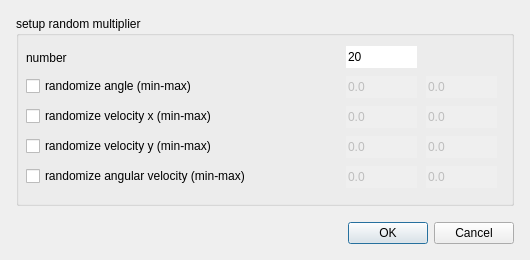
<?xml version="1.0" encoding="UTF-8"?>
<ui version="4.0">
 <class>MultiplyRandomDialog</class>
 <widget class="QDialog" name="MultiplyRandomDialog">
  <property name="geometry">
   <rect>
    <x>0</x>
    <y>0</y>
    <width>530</width>
    <height>260</height>
   </rect>
  </property>
  <property name="minimumSize">
   <size>
    <width>530</width>
    <height>260</height>
   </size>
  </property>
  <property name="windowTitle">
   <string>random multiplier</string>
  </property>
  <layout class="QGridLayout" name="gridLayout">
   <property name="leftMargin">
    <number>16</number>
   </property>
   <property name="topMargin">
    <number>16</number>
   </property>
   <property name="rightMargin">
    <number>16</number>
   </property>
   <property name="bottomMargin">
    <number>16</number>
   </property>
   <property name="spacing">
    <number>16</number>
   </property>
   <item row="0" column="0">
    <widget class="QGroupBox" name="groupBox">
     <property name="title">
      <string>setup random multiplier</string>
     </property>
     <widget class="QLabel" name="label">
      <property name="geometry">
       <rect>
        <x>10</x>
        <y>34</y>
        <width>201</width>
        <height>16</height>
       </rect>
      </property>
      <property name="text">
       <string>number</string>
      </property>
     </widget>
     <widget class="QLineEdit" name="numberEdit">
      <property name="geometry">
       <rect>
        <x>330</x>
        <y>30</y>
        <width>71</width>
        <height>22</height>
       </rect>
      </property>
      <property name="text">
       <string>20</string>
      </property>
      <property name="frame">
       <bool>false</bool>
      </property>
     </widget>
     <widget class="QLineEdit" name="minAngVelEdit">
      <property name="enabled">
       <bool>false</bool>
      </property>
      <property name="geometry">
       <rect>
        <x>330</x>
        <y>150</y>
        <width>71</width>
        <height>22</height>
       </rect>
      </property>
      <property name="text">
       <string>0.0</string>
      </property>
      <property name="frame">
       <bool>false</bool>
      </property>
     </widget>
     <widget class="QLineEdit" name="maxAngVelEdit">
      <property name="enabled">
       <bool>false</bool>
      </property>
      <property name="geometry">
       <rect>
        <x>410</x>
        <y>150</y>
        <width>71</width>
        <height>22</height>
       </rect>
      </property>
      <property name="text">
       <string>0.0</string>
      </property>
      <property name="frame">
       <bool>false</bool>
      </property>
     </widget>
     <widget class="QLineEdit" name="maxVelXEdit">
      <property name="enabled">
       <bool>false</bool>
      </property>
      <property name="geometry">
       <rect>
        <x>410</x>
        <y>90</y>
        <width>71</width>
        <height>22</height>
       </rect>
      </property>
      <property name="text">
       <string>0.0</string>
      </property>
      <property name="frame">
       <bool>false</bool>
      </property>
     </widget>
     <widget class="QLineEdit" name="minVelXEdit">
      <property name="enabled">
       <bool>false</bool>
      </property>
      <property name="geometry">
       <rect>
        <x>330</x>
        <y>90</y>
        <width>71</width>
        <height>22</height>
       </rect>
      </property>
      <property name="text">
       <string>0.0</string>
      </property>
      <property name="frame">
       <bool>false</bool>
      </property>
     </widget>
     <widget class="QLineEdit" name="minVelYEdit">
      <property name="enabled">
       <bool>false</bool>
      </property>
      <property name="geometry">
       <rect>
        <x>330</x>
        <y>120</y>
        <width>71</width>
        <height>22</height>
       </rect>
      </property>
      <property name="text">
       <string>0.0</string>
      </property>
      <property name="frame">
       <bool>false</bool>
      </property>
     </widget>
     <widget class="QLineEdit" name="maxVelYEdit">
      <property name="enabled">
       <bool>false</bool>
      </property>
      <property name="geometry">
       <rect>
        <x>410</x>
        <y>120</y>
        <width>71</width>
        <height>22</height>
       </rect>
      </property>
      <property name="text">
       <string>0.0</string>
      </property>
      <property name="frame">
       <bool>false</bool>
      </property>
     </widget>
     <widget class="QCheckBox" name="randomizeVelXcheckBox">
      <property name="geometry">
       <rect>
        <x>10</x>
        <y>90</y>
        <width>301</width>
        <height>20</height>
       </rect>
      </property>
      <property name="text">
       <string>randomize velocity x (min-max)</string>
      </property>
     </widget>
     <widget class="QCheckBox" name="randomizeVelYcheckBox">
      <property name="geometry">
       <rect>
        <x>10</x>
        <y>120</y>
        <width>291</width>
        <height>20</height>
       </rect>
      </property>
      <property name="text">
       <string>randomize velocity y (min-max)</string>
      </property>
     </widget>
     <widget class="QCheckBox" name="randomizeAngVelcheckBox">
      <property name="geometry">
       <rect>
        <x>10</x>
        <y>150</y>
        <width>301</width>
        <height>20</height>
       </rect>
      </property>
      <property name="text">
       <string>randomize angular velocity (min-max)</string>
      </property>
     </widget>
     <widget class="QCheckBox" name="randomizeAngleCheckBox">
      <property name="geometry">
       <rect>
        <x>10</x>
        <y>60</y>
        <width>301</width>
        <height>20</height>
       </rect>
      </property>
      <property name="text">
       <string>randomize angle (min-max)</string>
      </property>
     </widget>
     <widget class="QLineEdit" name="minAngleEdit">
      <property name="enabled">
       <bool>false</bool>
      </property>
      <property name="geometry">
       <rect>
        <x>330</x>
        <y>60</y>
        <width>71</width>
        <height>22</height>
       </rect>
      </property>
      <property name="text">
       <string>0.0</string>
      </property>
      <property name="frame">
       <bool>false</bool>
      </property>
     </widget>
     <widget class="QLineEdit" name="maxAngleEdit">
      <property name="enabled">
       <bool>false</bool>
      </property>
      <property name="geometry">
       <rect>
        <x>410</x>
        <y>60</y>
        <width>71</width>
        <height>22</height>
       </rect>
      </property>
      <property name="text">
       <string>0.0</string>
      </property>
      <property name="frame">
       <bool>false</bool>
      </property>
     </widget>
    </widget>
   </item>
   <item row="1" column="0">
    <widget class="QDialogButtonBox" name="buttonBox">
     <property name="orientation">
      <enum>Qt::Horizontal</enum>
     </property>
     <property name="standardButtons">
      <set>QDialogButtonBox::Cancel|QDialogButtonBox::Ok</set>
     </property>
    </widget>
   </item>
  </layout>
 </widget>
 <resources/>
 <connections>
  <connection>
   <sender>buttonBox</sender>
   <signal>accepted()</signal>
   <receiver>MultiplyRandomDialog</receiver>
   <slot>accept()</slot>
   <hints>
    <hint type="sourcelabel">
     <x>264</x>
     <y>244</y>
    </hint>
    <hint type="destinationlabel">
     <x>157</x>
     <y>260</y>
    </hint>
   </hints>
  </connection>
  <connection>
   <sender>buttonBox</sender>
   <signal>rejected()</signal>
   <receiver>MultiplyRandomDialog</receiver>
   <slot>reject()</slot>
   <hints>
    <hint type="sourcelabel">
     <x>332</x>
     <y>244</y>
    </hint>
    <hint type="destinationlabel">
     <x>286</x>
     <y>260</y>
    </hint>
   </hints>
  </connection>
  <connection>
   <sender>randomizeVelXcheckBox</sender>
   <signal>toggled(bool)</signal>
   <receiver>minVelXEdit</receiver>
   <slot>setEnabled(bool)</slot>
   <hints>
    <hint type="sourcelabel">
     <x>214</x>
     <y>125</y>
    </hint>
    <hint type="destinationlabel">
     <x>377</x>
     <y>119</y>
    </hint>
   </hints>
  </connection>
  <connection>
   <sender>randomizeVelXcheckBox</sender>
   <signal>toggled(bool)</signal>
   <receiver>maxVelXEdit</receiver>
   <slot>setEnabled(bool)</slot>
   <hints>
    <hint type="sourcelabel">
     <x>114</x>
     <y>113</y>
    </hint>
    <hint type="destinationlabel">
     <x>453</x>
     <y>118</y>
    </hint>
   </hints>
  </connection>
  <connection>
   <sender>randomizeVelYcheckBox</sender>
   <signal>toggled(bool)</signal>
   <receiver>minVelYEdit</receiver>
   <slot>setEnabled(bool)</slot>
   <hints>
    <hint type="sourcelabel">
     <x>169</x>
     <y>148</y>
    </hint>
    <hint type="destinationlabel">
     <x>375</x>
     <y>147</y>
    </hint>
   </hints>
  </connection>
  <connection>
   <sender>randomizeVelYcheckBox</sender>
   <signal>toggled(bool)</signal>
   <receiver>maxVelYEdit</receiver>
   <slot>setEnabled(bool)</slot>
   <hints>
    <hint type="sourcelabel">
     <x>227</x>
     <y>145</y>
    </hint>
    <hint type="destinationlabel">
     <x>465</x>
     <y>148</y>
    </hint>
   </hints>
  </connection>
  <connection>
   <sender>randomizeAngVelcheckBox</sender>
   <signal>toggled(bool)</signal>
   <receiver>minAngVelEdit</receiver>
   <slot>setEnabled(bool)</slot>
   <hints>
    <hint type="sourcelabel">
     <x>237</x>
     <y>180</y>
    </hint>
    <hint type="destinationlabel">
     <x>363</x>
     <y>174</y>
    </hint>
   </hints>
  </connection>
  <connection>
   <sender>randomizeAngVelcheckBox</sender>
   <signal>toggled(bool)</signal>
   <receiver>maxAngVelEdit</receiver>
   <slot>setEnabled(bool)</slot>
   <hints>
    <hint type="sourcelabel">
     <x>204</x>
     <y>176</y>
    </hint>
    <hint type="destinationlabel">
     <x>467</x>
     <y>177</y>
    </hint>
   </hints>
  </connection>
  <connection>
   <sender>randomizeAngleCheckBox</sender>
   <signal>toggled(bool)</signal>
   <receiver>minAngleEdit</receiver>
   <slot>setEnabled(bool)</slot>
   <hints>
    <hint type="sourcelabel">
     <x>97</x>
     <y>85</y>
    </hint>
    <hint type="destinationlabel">
     <x>365</x>
     <y>87</y>
    </hint>
   </hints>
  </connection>
  <connection>
   <sender>randomizeAngleCheckBox</sender>
   <signal>toggled(bool)</signal>
   <receiver>maxAngleEdit</receiver>
   <slot>setEnabled(bool)</slot>
   <hints>
    <hint type="sourcelabel">
     <x>184</x>
     <y>87</y>
    </hint>
    <hint type="destinationlabel">
     <x>453</x>
     <y>87</y>
    </hint>
   </hints>
  </connection>
 </connections>
</ui>
